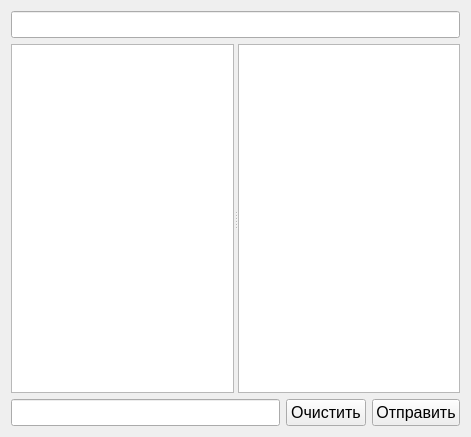
<?xml version="1.0" encoding="UTF-8"?>
<ui version="4.0">
 <class>MainWindow</class>
 <widget class="QMainWindow" name="MainWindow">
  <property name="geometry">
   <rect>
    <x>0</x>
    <y>0</y>
    <width>471</width>
    <height>437</height>
   </rect>
  </property>
  <property name="windowTitle">
   <string>MainWindow</string>
  </property>
  <widget class="QWidget" name="centralWidget">
   <layout class="QVBoxLayout" name="verticalLayout">
    <item>
     <widget class="QLineEdit" name="edtLogin">
      <property name="font">
       <font>
        <pointsize>12</pointsize>
       </font>
      </property>
     </widget>
    </item>
    <item>
     <widget class="QSplitter" name="splitter">
      <property name="orientation">
       <enum>Qt::Horizontal</enum>
      </property>
      <widget class="QListWidget" name="listUsers">
       <property name="sizePolicy">
        <sizepolicy hsizetype="Fixed" vsizetype="Expanding">
         <horstretch>0</horstretch>
         <verstretch>0</verstretch>
        </sizepolicy>
       </property>
       <property name="minimumSize">
        <size>
         <width>151</width>
         <height>0</height>
        </size>
       </property>
       <property name="font">
        <font>
         <pointsize>12</pointsize>
        </font>
       </property>
      </widget>
      <widget class="QPlainTextEdit" name="plainTextEdit">
       <property name="font">
        <font>
         <pointsize>12</pointsize>
        </font>
       </property>
      </widget>
     </widget>
    </item>
    <item>
     <layout class="QHBoxLayout" name="horizontalLayout">
      <item>
       <widget class="QLineEdit" name="lineEdit">
        <property name="font">
         <font>
          <pointsize>12</pointsize>
         </font>
        </property>
       </widget>
      </item>
      <item>
       <widget class="QPushButton" name="btnClear">
        <property name="font">
         <font>
          <pointsize>12</pointsize>
         </font>
        </property>
        <property name="text">
         <string>Очистить</string>
        </property>
       </widget>
      </item>
      <item>
       <widget class="QPushButton" name="btnSend">
        <property name="font">
         <font>
          <pointsize>12</pointsize>
         </font>
        </property>
        <property name="text">
         <string>Отправить</string>
        </property>
       </widget>
      </item>
     </layout>
    </item>
   </layout>
  </widget>
 </widget>
 <layoutdefault spacing="6" margin="11"/>
 <resources/>
 <connections/>
</ui>
